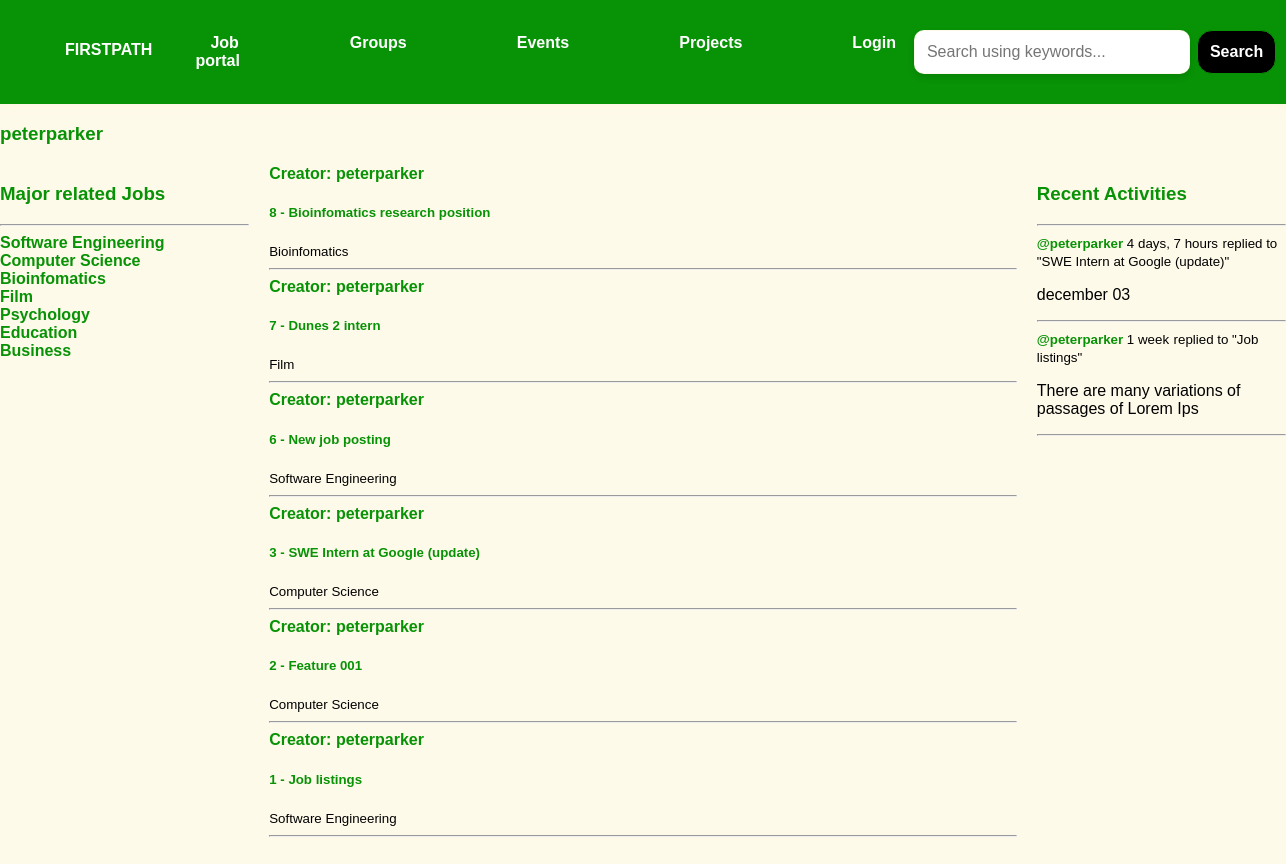
Page /profile/1/ on the committed database.
### base/models.py (models this page shows, shortened)
class Topic(models.Model):
    name = models.CharField(max_length=200)

class Room(models.Model):
    host = models.ForeignKey(User, on_delete=models.SET_NULL, null=True)
    topic = models.ForeignKey(Topic, on_delete=models.SET_NULL, null=True)
    name = models.CharField(max_length=200)
    description = models.TextField(null=True, blank=True)
    participants= models.ManyToManyField(User, related_name='participants', blank=True)
    updated = models.DateTimeField(auto_now=True)
    created = models.DateTimeField(auto_now_add=True)
    class Meta:
        ordering = ['-updated', '-created']
    def __str__(self):
        return self.name

class Message(models.Model):
    user = models.ForeignKey(User, on_delete=models.CASCADE)
    room = models.ForeignKey(Room, on_delete=models.CASCADE)
    body = models.TextField()
    updated = models.DateTimeField(auto_now=True)
    created = models.DateTimeField(auto_now_add=True)
    class Meta:
        ordering = ['-updated', '-created']
    def __str__(self):
        return self.body[0:50]

### base/views.py (the view)
# urls.py: path('profile/<str:pk>/', views.userProfile, name="user-profile"),
def userProfile(request, pk):
    user = User.objects.get(id=pk)
    rooms = user.room_set.all()
    room_messages = user.message_set.all()
    topics = Topic.objects.all()
    context = {'user': user, 'rooms':rooms, 'room_messages' : room_messages, 'topics':topics}
    return render(request, 'base/profile.html', context)

### base/templates/base/profile.html
{% extends 'main.html' %}
{% block content %}
<h3>{{user.username}}</h3>
<div class="profile-container">
    <div>
        {% include 'base/major_job.html' %}
    </div>
    <div>
        {% include 'base/feed.html' %}
    </div>
    <div>
        {% include 'base/activity_component.html' %}
    </div>
</div>
{% endblock content %}

### base/templates/base/major_job.html (shortened to what this page needs)
<div>
    <h3>Major related Jobs</h3>
    <hr>
    {% for topic in topics %}
    <div>
        <a href="{% url 'home' %}?q={{topic.name}}">{{topic.name}}</a>
    </div>
    {% endfor %}
</div>

### base/templates/base/feed.html (shortened to what this page needs)
<div>
    {% for room in rooms %}
    <div>
        <a href="{% url 'user-profile' room.host.id %}">Creator: {{room.host.username}}</a>
        <h5>{{room.id}} - <a href="{% url 'room' room.id%}">{{room.name}}</a></h5>
        <small>{{room.topic.name}}</small>
        <hr>
    </div>
    {% endfor %}
</div>

### base/templates/base/activity_component.html (shortened to what this page needs)
<h3>Recent Activities</h3>
<hr>
{% for message in room_messages %}
<div>
    <small><a href="{%url 'user-profile' message.user.id%}">@{{message.user}}</a> {{message.created|timesince}}</small>
    <small>replied to "{{message.room}}"</small>
    <p>{{message}}</p>
    <hr>
</div>
{% endfor %}

### static/styles/main.css (style rules this page uses)
body { font-family: 'Arial', sans-serif; background-color: #fef7de9d; color: #000000; margin: 0; padding: 0; }
h3, h5 { color: #089206; }
a { color: #089206; text-decoration: none; font-weight: bold; }
.profile-container { display: grid; grid-template-columns: 1fr 3fr 1fr; gap: 20px; margin: 20px 0; }

### rows in the picture
Topic: name "Software Engineering"
Topic: name "Computer Science"
Topic: name "Bioinfomatics"
Topic: name "Film"
Topic: name "Psychology"
Topic: name "Education"
Topic: name "Business"
Room: host.username "peterparker", id "8", name "Bioinfomatics research position", topic.name "Bioinfomatics"
Room: host.username "peterparker", id "7", name "Dunes 2 intern", topic.name "Film"
Room: host.username "peterparker", id "6", name "New job posting", topic.name "Software Engineering"
Room: host.username "peterparker", id "3", name "SWE Intern at Google (update)", topic.name "Computer Science"
Room: host.username "peterparker", id "2", name "Feature 001", topic.name "Computer Science"
Room: host.username "peterparker", id "1", name "Job listings", topic.name "Software Engineering"
Message: user "peterparker", created "4 days, 7 hours", room "SWE Intern at Google (update)", body "december 03"
Message: user "peterparker", created "1 week", room "Job listings", body "There are many variations of passages of Lorem Ips"

### other values in the picture
{{ user.username }} "peterparker"
